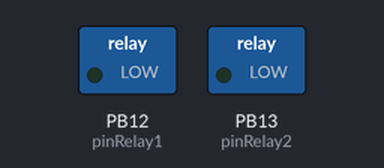
The sketch below on a simulated STM32 Blue Pill. On the bench: switched loads named in the sketch (green lamp = pin HIGH).

Above: at 0.5 s.
At 2.5 s:
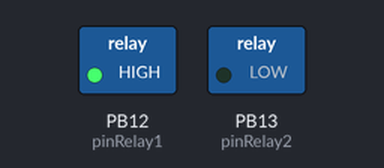
At 4.5 s:
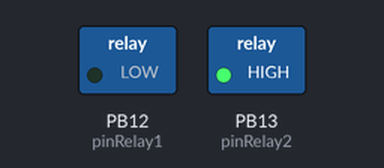
Timing chart, 0 to 5.2 s (numbered marks = the images above):
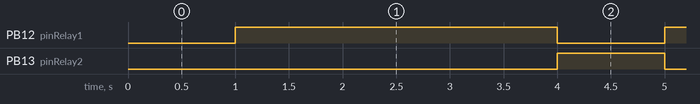

The sketch:

tesrelay.ino
```cpp
const int pinRelay1 = PB12;
const int pinRelay2 = PB13;

void setup() {
  pinMode(pinRelay1, OUTPUT);
  pinMode(pinRelay2, OUTPUT);

  //init relay
  digitalWrite(pinRelay1, LOW);
  digitalWrite(pinRelay2, LOW);
}

void loop() {
  // put your main code here, to run repeatedly:
  delay(1000);
  digitalWrite(pinRelay1, HIGH);
  digitalWrite(pinRelay2, LOW);

  delay(3000);
  digitalWrite(pinRelay1, LOW);
  digitalWrite(pinRelay2, HIGH);
}
```

Measured:
- by itself, PB12 (pinRelay1): alternates HIGH for 3.0 s and LOW for 1.0 s
- by itself, PB13 (pinRelay2): alternates HIGH for 1.0 s and LOW for 3.0 s
